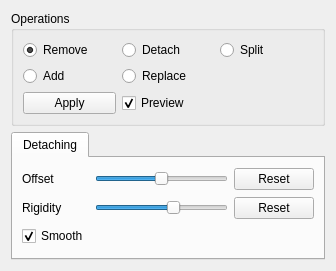
<?xml version="1.0" encoding="UTF-8"?>
<ui version="4.0">
 <class>SkinMixerManager</class>
 <widget class="QFrame" name="SkinMixerManager">
  <property name="geometry">
   <rect>
    <x>0</x>
    <y>0</y>
    <width>336</width>
    <height>271</height>
   </rect>
  </property>
  <property name="windowTitle">
   <string>Frame</string>
  </property>
  <layout class="QVBoxLayout" name="verticalLayout">
   <item>
    <widget class="QGroupBox" name="operationGroupBox">
     <property name="title">
      <string>Operations</string>
     </property>
     <layout class="QGridLayout" name="gridLayout_2">
      <item row="0" column="3">
       <widget class="QRadioButton" name="operationSplitRadio">
        <property name="text">
         <string>Split</string>
        </property>
       </widget>
      </item>
      <item row="0" column="1">
       <widget class="QRadioButton" name="operationRemoveRadio">
        <property name="text">
         <string>Remove</string>
        </property>
        <property name="checked">
         <bool>true</bool>
        </property>
       </widget>
      </item>
      <item row="0" column="2">
       <widget class="QRadioButton" name="operationDetachRadio">
        <property name="text">
         <string>Detach</string>
        </property>
       </widget>
      </item>
      <item row="2" column="2">
       <widget class="QCheckBox" name="operationPreviewCheckBox">
        <property name="text">
         <string>Preview</string>
        </property>
        <property name="checked">
         <bool>true</bool>
        </property>
       </widget>
      </item>
      <item row="2" column="1">
       <widget class="QPushButton" name="operationApplyButton">
        <property name="text">
         <string>Apply</string>
        </property>
       </widget>
      </item>
      <item row="1" column="2">
       <widget class="QRadioButton" name="operationReplaceRadio">
        <property name="text">
         <string>Replace</string>
        </property>
       </widget>
      </item>
      <item row="1" column="1">
       <widget class="QRadioButton" name="operationAddRadio">
        <property name="text">
         <string>Add</string>
        </property>
       </widget>
      </item>
     </layout>
    </widget>
   </item>
   <item>
    <widget class="QTabWidget" name="transformationGroup">
     <widget class="QWidget" name="cutPage">
      <attribute name="title">
       <string>Detaching</string>
      </attribute>
      <layout class="QGridLayout" name="gridLayout">
       <item row="1" column="1">
        <widget class="QSlider" name="cutRigiditySlider">
         <property name="maximum">
          <number>100</number>
         </property>
         <property name="value">
          <number>60</number>
         </property>
         <property name="orientation">
          <enum>Qt::Horizontal</enum>
         </property>
        </widget>
       </item>
       <item row="1" column="0">
        <widget class="QLabel" name="cutRigidityLabel">
         <property name="text">
          <string>Rigidity</string>
         </property>
        </widget>
       </item>
       <item row="3" column="0">
        <widget class="QCheckBox" name="cutSmoothCheckBox">
         <property name="text">
          <string>Smooth</string>
         </property>
         <property name="checked">
          <bool>true</bool>
         </property>
        </widget>
       </item>
       <item row="0" column="0">
        <widget class="QLabel" name="cutOffsetLabel">
         <property name="text">
          <string>Offset</string>
         </property>
        </widget>
       </item>
       <item row="0" column="1">
        <widget class="QSlider" name="cutOffsetSlider">
         <property name="minimum">
          <number>-50</number>
         </property>
         <property name="maximum">
          <number>50</number>
         </property>
         <property name="value">
          <number>0</number>
         </property>
         <property name="orientation">
          <enum>Qt::Horizontal</enum>
         </property>
        </widget>
       </item>
       <item row="0" column="2">
        <widget class="QPushButton" name="cutOffsetResetButton">
         <property name="text">
          <string>Reset</string>
         </property>
        </widget>
       </item>
       <item row="1" column="2">
        <widget class="QPushButton" name="cutOffsetRigidityButton">
         <property name="text">
          <string>Reset</string>
         </property>
        </widget>
       </item>
      </layout>
     </widget>
    </widget>
   </item>
  </layout>
 </widget>
 <resources/>
 <connections/>
</ui>
